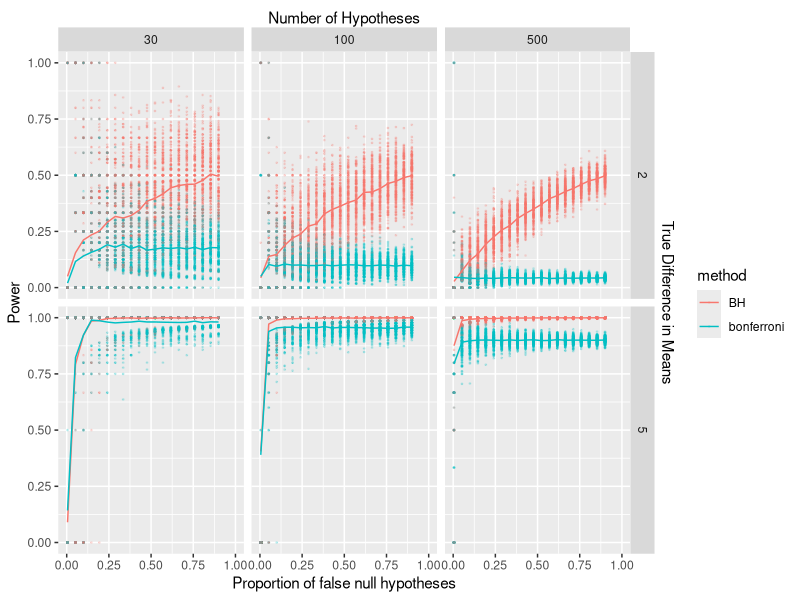
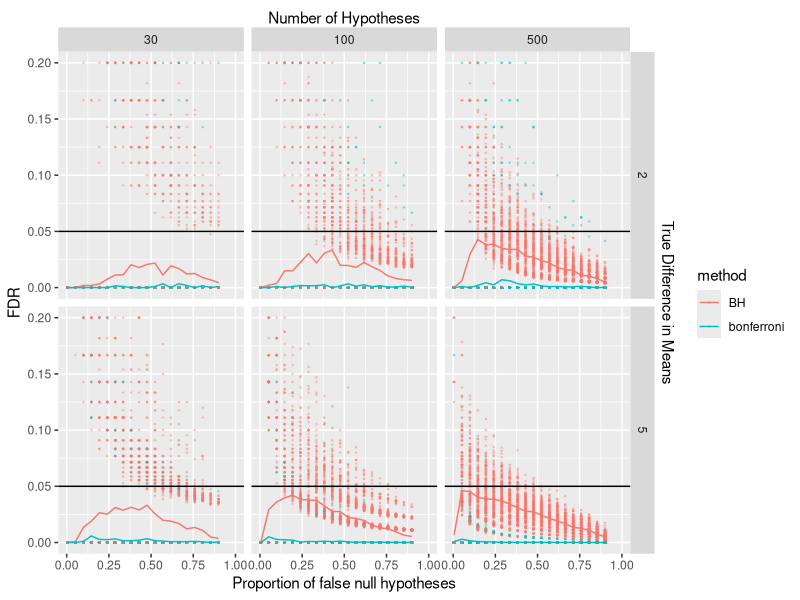

The R script that drew these images, in order:
## ---- chunk 1
knitr::opts_chunk$set(echo = F, fig.width = 10, fig.height = 5, 
                      cache = TRUE)
library(tidyverse)
## ---- chunk 2
# m === number of total hypotheses
func = function(p = 0.4, a = 0.05, m = 1000, alt_hyp = 3, method = "none") {
  # A === True discoveries
  A = rbernoulli(m, p)
  t_nulls = rnorm(m, 0, 1)
  f_nulls = rnorm(m, alt_hyp, 1)
  samples = ifelse(A, f_nulls, t_nulls)
  p_vals = pnorm(samples, lower.tail = F)
  adj_p_vals = p.adjust(p = p_vals, method = method)
  
  # Test discoveries
  B = (adj_p_vals <= a)
  # FP = A' & B
  False_positive = ifelse(!A & B, 1, 0)
  # FDP = P(A' & B)/P(B)
  FDP = ifelse(is.na(sum(!A & B)/sum(B)), 0, sum(!A & B)/sum(B))
  
  # Power = P(reject Null | Null false) = P(reject & Null false)/P(Null false)
  Power = ifelse(is.na(sum(A & B)/sum(A)), 0, sum(A & B)/sum(A))
  return(c(FDP, Power))
}
# New function: do.many, where it just does 'many' and returns averages?
# Calculate FDR and Avg Power

# many = replicate(1000, func(method = "none")) %>% apply(., 1, FUN = mean) %>% print

df = expand_grid(p = rep(seq(0.005, 0.9, length.out = 20), each = 200), 
                 method = c("bonferroni", "BH"),
                 alt_hyp = c(2,5), 
                 m = c(30, 100, 500)) 
many = t(mapply(func, p = df$p, method = df$method, alt_hyp = df$alt_hyp, m = df$m)) %>%
  as_tibble %>% 
  rename(FDR = V1, Power = V2) %>%
  mutate(df)

# do_many = function(num_reps = 1000, p = 0.4, a = 0.05, num_samples = 1000, method = "none") {
#   many = replicate(num_reps, func(p = p, a = a, num_samples = num_samples, method = method)) %>% 
#     apply(., 1, FUN = mean)
#   return(many)
# }
# 
# df = expand_grid(p = seq(0.1, 0.9, by = 0.01), method = c("none", "BH")) 
# df2 = t(mapply(do_many, p = df$p, method = df$method, num_reps = 100)) %>% 
#   as_tibble %>% 
#   rename(FDR = V1, Power = V2) %>%
#   mutate(df)

# Increased p gives more true discoveries
ggplot(data = many, aes(x = p, y = Power, color = method)) + 
  geom_point(size = 0.3, alpha = 0.2) +
  stat_summary(fun = "mean", geom = "line") +
  facet_grid(alt_hyp ~ m) +
  labs(x = "Proportion of false null hypotheses") + 
  scale_y_continuous(sec.axis = sec_axis(~ . , name = "True Difference in Means", 
                                         breaks = NULL, labels = NULL), limits = c(0,1)) +
  scale_x_continuous(sec.axis = sec_axis(~ . , name = "Number of Hypotheses", 
                                         breaks = NULL, labels = NULL), limits = c(0,1))

ggplot(data = many, aes(x = p, y = FDR, color = method)) + 
  geom_point(size = 0.3, alpha = 0.3) +
  stat_summary(fun = "mean", geom = "line") + 
  facet_grid(alt_hyp ~ m) +
  geom_abline(intercept = 0.05, slope = 0) + 
  labs(x = "Proportion of false null hypotheses") +
  scale_y_continuous(sec.axis = sec_axis(~ . , name = "True Difference in Means", 
                                         breaks = NULL, labels = NULL), limits = c(0,0.2)) +
  scale_x_continuous(sec.axis = sec_axis(~ . , name = "Number of Hypotheses", 
                                         breaks = NULL, labels = NULL), limits = c(0,1))


## ---- chunk 3
# Basically re-using code from above
p = 0.4
alpha = 0.05
num_samples = 1000
# True if true mean =/= 0
theta = rbernoulli(num_samples, p)
f0 = rnorm(num_samples, 0, 1)
f1 = rnorm(num_samples, 5, 1)
X = ifelse(theta, f1, f0)
f = (1-p)*dnorm(X, 0, 1) + p*dnorm(X, 5, 1)

# Lfdr = (1-pi)f0(X)/f(x)
Lfdr = (1-p)*dnorm(X, 0, 1)/f
cumsum(sort(Lfdr)) < alpha
